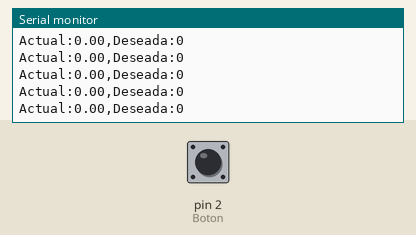
Simulated run of this sketch. Board: Arduino Uno, built with avr-gcc and run on an emulated ATmega328P. Parts: the last lines printed to the serial monitor. Inputs (shaded band) come from the test bench; at power-on: pin 2 (Boton) LOW.

Above: at 1.2 s.
1.3 s: pin 2 (Boton) pulled HIGH for 0.15 s
At 1.31 s:
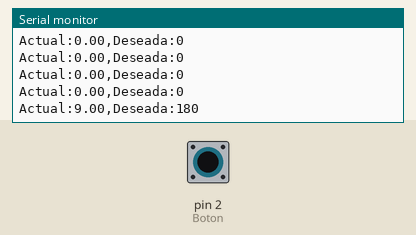
2.9 s: pin 2 (Boton) pulled HIGH for 1 s
At 2.92 s:
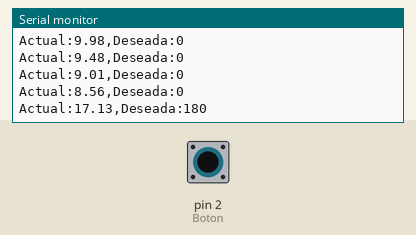
5.4 s: pin 2 (Boton) pulled HIGH for 0.15 s
At 5.44 s:
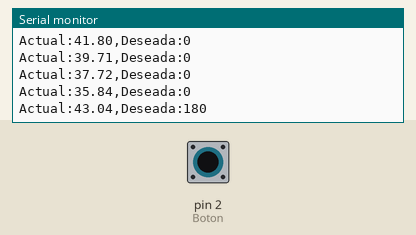
7.0 s: pin 2 (Boton) pulled HIGH for 1 s
Timing chart, 0 to 10.0 s (numbered marks = the images above; inputs shaded):
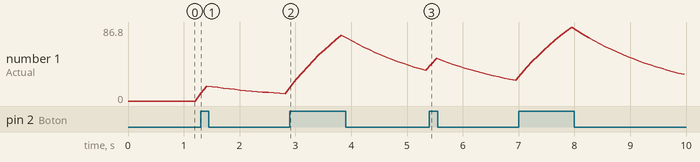

Measured:
- after the input at 1.3 s, the serial monitor: prints a new line at once (image 1)
- after the input at 2.9 s, the serial monitor: prints a new line at once (image 2)
- after the input at 5.4 s, the serial monitor: prints a new line at once (image 3)
- plotted number 1: 0 → 8.56 after the input at 1.3 s, 8.56 → 35.84 after the input at 2.9 s, 35.84 → 24.33 after the input at 5.4 s

The sketch:

Ejemplo_3.ino
```cpp
// Creado ChepeCarlos de ALSW
// Tutorial Completo en https://nocheprogramacion.com
// Canal Youtube https://youtube.com/alswnet?sub_confirmation=1

int Boton = 2;
float PosicionActual = 0;
float PosicionDeseada = 0;

void setup() {
  Serial.begin(9600);
  pinMode(Boton, INPUT);
}

void loop() {
  int PosicionDeseada = digitalRead(Boton) * 180;
  PosicionActual = (0.05 * PosicionDeseada) + (0.95 * PosicionActual);

  Serial.print("Actual:");
  Serial.print(PosicionActual);
  Serial.print(",");
  Serial.print("Deseada:");
  Serial.print(PosicionDeseada);
  Serial.println();
  delay(100);
}
```
